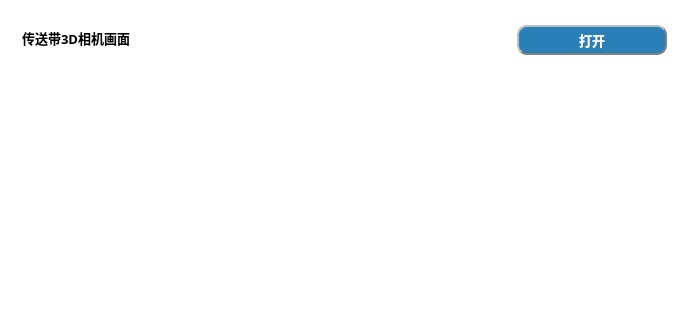
   <widget class="QFrame" name="frame">
    <property name="geometry">
     <rect>
      <x>440</x>
      <y>380</y>
      <width>691</width>
      <height>331</height>
     </rect>
    </property>
    <property name="styleSheet">
     <string notr="true">background-color: rgb(255, 255, 255);
border-style:outset;
border-radius:10px;</string>
    </property>
    <property name="frameShape">
     <enum>QFrame::StyledPanel</enum>
    </property>
    <property name="frameShadow">
     <enum>QFrame::Raised</enum>
    </property>
    <widget class="QWidget" name="gridLayoutWidget">
     <property name="geometry">
      <rect>
       <x>19</x>
       <y>20</y>
       <width>651</width>
       <height>291</height>
      </rect>
     </property>
     <layout class="QGridLayout" name="gridLayout">
      <item row="0" column="0">
       <widget class="QLineEdit" name="lineEdit_25">
        <property name="minimumSize">
         <size>
          <width>320</width>
          <height>30</height>
         </size>
        </property>
        <property name="maximumSize">
         <size>
          <width>320</width>
          <height>30</height>
         </size>
        </property>
        <property name="font">
         <font>
          <family>微软雅黑</family>
          <pointsize>10</pointsize>
          <weight>75</weight>
          <italic>false</italic>
          <bold>true</bold>
          <kerning>false</kerning>
         </font>
        </property>
        <property name="styleSheet">
         <string notr="true">color: rgb(0, 0, 0);</string>
        </property>
        <property name="text">
         <string notr="true">传送带3D相机画面</string>
        </property>
        <property name="maxLength">
         <number>80</number>
        </property>
        <property name="frame">
         <bool>false</bool>
        </property>
        <property name="dragEnabled">
         <bool>false</bool>
        </property>
        <property name="readOnly">
         <bool>true</bool>
        </property>
       </widget>
      </item>
      <item row="1" column="0">
       <widget class="QLabel" name="label_camera2_color">
        <property name="minimumSize">
         <size>
          <width>320</width>
          <height>240</height>
         </size>
        </property>
        <property name="maximumSize">
         <size>
          <width>320</width>
          <height>240</height>
         </size>
        </property>
        <property name="text">
         <string/>
        </property>
       </widget>
      </item>
      <item row="1" column="1">
       <widget class="QLabel" name="label_camera2_depth">
        <property name="minimumSize">
         <size>
          <width>320</width>
          <height>240</height>
         </size>
        </property>
        <property name="maximumSize">
         <size>
          <width>320</width>
          <height>240</height>
         </size>
        </property>
        <property name="text">
         <string/>
        </property>
       </widget>
      </item>
      <item row="0" column="1">
       <widget class="QPushButton" name="pushButton_openCamera2">
        <property name="minimumSize">
         <size>
          <width>150</width>
          <height>30</height>
         </size>
        </property>
        <property name="maximumSize">
         <size>
          <width>150</width>
          <height>30</height>
         </size>
        </property>
        <property name="font">
         <font>
          <family>微软雅黑</family>
          <pointsize>10</pointsize>
          <weight>75</weight>
          <bold>true</bold>
         </font>
        </property>
        <property name="cursor">
         <cursorShape>PointingHandCursor</cursorShape>
        </property>
        <property name="layoutDirection">
         <enum>Qt::RightToLeft</enum>
        </property>
        <property name="autoFillBackground">
         <bool>false</bool>
        </property>
        <property name="styleSheet">
         <string notr="true">background-color:rgb(41, 128, 185);
color: rgb(255, 255, 255);
border-radius:10px;
border:2px groove gray;
border-style:outset;</string>
        </property>
        <property name="text">
         <string>打开</string>
        </property>
        <property name="iconSize">
         <size>
          <width>40</width>
          <height>30</height>
         </size>
        </property>
        <property name="autoDefault">
         <bool>false</bool>
        </property>
        <property name="flat">
         <bool>false</bool>
        </property>
       </widget>
      </item>
     </layout>
    </widget>
   </widget>
